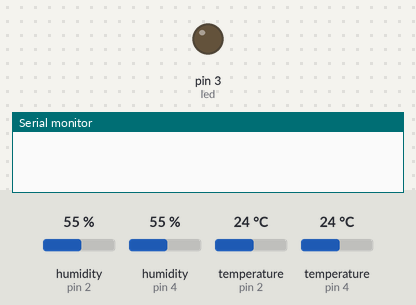
A sketch run on a simulated Arduino Uno, built with avr-gcc and run on an emulated ATmega328P. Shown: output pins drawn as LEDs (lit = HIGH), the last lines printed to the serial monitor. The inputs (shaded band) are chosen by the test bench; at power-on: humidity (sensors on pin 2, pin 4) 55 %, temperature (sensors on pin 2, pin 4) 24 °C.

Above: at 0.1 s.
At 67.1 s:
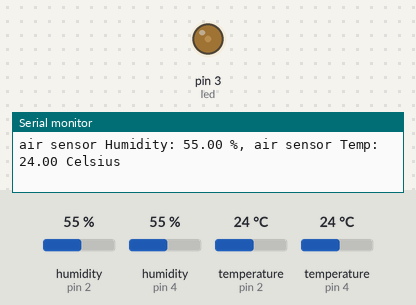
At 128.2 s:
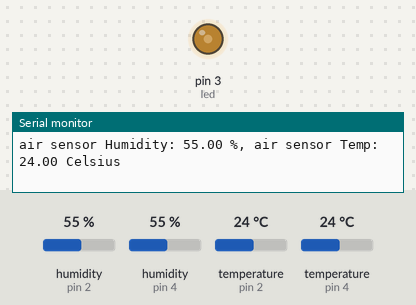
Timing chart, 0 to 129.7 s (numbered marks = the images above):
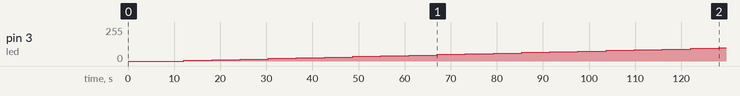

The sketch:

sketch_two_sensors_temp_humid_fading_light.ino
```cpp
/* How to use the DHT-22 sensor with Arduino uno
   Temperature and humidity sensor
*/

//Libraries
#include <DHT.h>;

//Constants
#define DHTPIN_1 2     // what pin we're connected to
#define DHTTYPE DHT22   // DHT 22  (AM2302)
DHT dht_ground(DHTPIN_1, DHTTYPE); //// Initialize DHT sensor for normal 16mhz Arduino

#define DHTPIN_2 4     // what pin we're connected to
DHT dht_air(DHTPIN_2, DHTTYPE); //// Initialize DHT sensor for normal 16mhz Arduino

//for fading led
int led = 3;         // the PWM pin the LED is attached to
int brightness = 0;  // how bright the LED is
int fadeAmount = 5;  // how many points to fade the LED by

//for led
// #define LED 3  // The pin the LED is connected to

//Variables
int chk;
float hum_ground;  //Stores humidity value
float temp_ground; //Stores temperature value

float hum_air;  //Stores humidity value
float temp_air; //Stores temperature value

void setup()
{
  Serial.begin(9600);
  dht_ground.begin();
  dht_air.begin();
  // for led
  // pinMode(LED, OUTPUT); // Declare the LED as an output

  //for fading led
  // declare pin 9 to be an output:
  pinMode(led, OUTPUT);
}


void loop_ground_humid_temp_sense()
{
    delay(2000);
    //Read data and store it to variables hum and temp
    hum_ground = dht_ground.readHumidity();
    temp_ground= dht_ground.readTemperature();
    //Print temp and humidity values to serial monitor
    Serial.print("ground sensor Humidity: ");
    Serial.print(hum_ground);
    Serial.print(" %, ground sensor Temp: ");
    Serial.print(temp_ground);
    Serial.println(" Celsius");
    delay(1000); //Delay 2 sec.

}

void loop_air_humid_temp_sense()
{
    delay(2000);
    //Read data and store it to variables hum and temp
    hum_air = dht_air.readHumidity();
    temp_air= dht_air.readTemperature();
    //Print temp and humidity values to serial monitor
    Serial.print("air sensor Humidity: ");
    Serial.print(hum_air);
    Serial.print(" %, air sensor Temp: ");
    Serial.print(temp_air);
    Serial.println(" Celsius");
    delay(1000); //Delay 2 sec.

}

void loop_fade_light()
 {

  //for fading led
    // set the brightness of pin 9:
  analogWrite(led, brightness);

  // change the brightness for next time through the loop:
  brightness = brightness + fadeAmount;

  // reverse the direction of the fading at the ends of the fade:
  if (brightness <= 0 || brightness >= 255) {
    fadeAmount = -fadeAmount;
  }
  // wait for 30 milliseconds to see the dimming effect
  delay(90);
}


void loop()
{
  loop_ground_humid_temp_sense();
  loop_air_humid_temp_sense();
  loop_fade_light();
}
```

Measured:
- by itself, pin 3 (led): moves from 0/255 to 100/255 over 116 s
